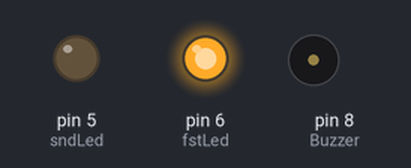
This sketch was run on a simulated Arduino Uno, built with avr-gcc and run on an emulated ATmega328P. Parts: output pins drawn as LEDs (lit = HIGH), buzzer (waves = sounding).

Above: at 0.1 s.
At 1.1 s:
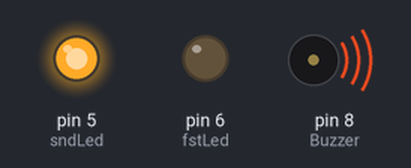
At 3.1 s:
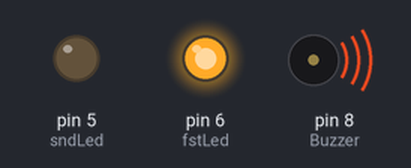
At 4.9 s:
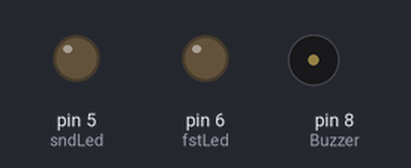
Timing chart, 0 to 6.4 s (numbered marks = the images above):
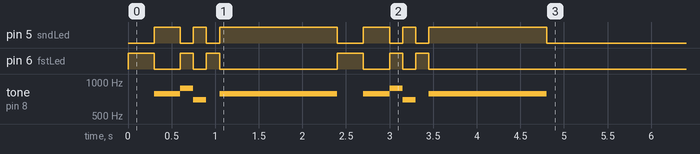

The sketch:

play.ino
```cpp
#include "song.h" //Put the name of your song file here

#define fstLed 6
#define sndLed 5

/* Your song should have the following informations:
 *  #include "notes.h"
 *  #define SIXTEENTH TIME_SIXTEENTH //The time of one sixteenth of your song
 *  int NumNotas  = 0; //The number of notes your song has
*/

void setup() {
  pinMode(8, OUTPUT);//Buzzer
  pinMode(fstLed, OUTPUT);//Led indicator when singing a note
  pinMode(sndLed, OUTPUT);//Led indicator when singing a note

  //If you want to repeat the song, just put the following lines into the loop function
  for(short int i = 0; i < NumNotas; i++) {
    play(i, 2);
  }
}

void loop() {
  //No need to repeat the song
}

void play(short int i, short int numberLedsUse) {
  int ledOn = fstLed;
  switch (numberLedsUse) {
    case 1:
      digitalWrite(ledOn, HIGH);
      buzzer(tune[i], duration[i]);
      digitalWrite(ledOn, LOW);
      break;
    case 2:
      ledOn = i % 2 == 0 ? fstLed : sndLed;
      digitalWrite(ledOn, HIGH);
      buzzer(tune[i], duration[i]);
      digitalWrite(ledOn, LOW);
      break;
    default:
      buzzer(tune[i], duration[i]);
  }
}

void buzzer(short int note, short int duration) {
  tone(8, note, duration);
  delay(duration);
  noTone(8);
}
```

notes.h
```cpp
#define WHOLE (SIXTEENTH*16)
#define HALF (SIXTEENTH*8)
#define QUARTER (SIXTEENTH*4)
#define EIGHTH (SIXTEENTH*2)

#define NO_NOTE 0
#define NOTE_B0  31
#define NOTE_C1  33
#define NOTE_CS1 35
#define NOTE_D1  37
#define NOTE_DS1 39
#define NOTE_E1  41
#define NOTE_F1  44
#define NOTE_FS1 46
#define NOTE_G1  49
#define NOTE_GS1 52
#define NOTE_A1  55
#define NOTE_AS1 58
#define NOTE_B1  62
#define NOTE_C2  65
#define NOTE_CS2 69
#define NOTE_D2  73
#define NOTE_DS2 78
#define NOTE_E2  82
#define NOTE_F2  87
#define NOTE_FS2 93
#define NOTE_G2  98
#define NOTE_GS2 104
#define NOTE_A2  110
#define NOTE_AS2 117
#define NOTE_B2  123
#define NOTE_C3  131
#define NOTE_CS3 139
#define NOTE_D3  147
#define NOTE_DS3 156
#define NOTE_E3  165
#define NOTE_F3  175
#define NOTE_FS3 185
#define NOTE_G3  196
#define NOTE_GS3 208
#define NOTE_A3  220
#define NOTE_AS3 233
#define NOTE_B3  247
#define NOTE_C4  262
#define NOTE_CS4 277
#define NOTE_D4  294
#define NOTE_DS4 311
#define NOTE_E4  330
#define NOTE_F4  349
#define NOTE_FS4 370
#define NOTE_G4  392
#define NOTE_GS4 415
#define NOTE_A4  440
#define NOTE_AS4 466
#define NOTE_B4  494
#define NOTE_C5  523
#define NOTE_CS5 554
#define NOTE_D5  587
#define NOTE_DS5 622
#define NOTE_E5  659
#define NOTE_F5  698
#define NOTE_FS5 740
#define NOTE_G5  784
#define NOTE_GS5 831
#define NOTE_A5  880
#define NOTE_AS5 932
#define NOTE_B5  988
#define NOTE_C6  1047
#define NOTE_CS6 1109
#define NOTE_D6  1175
#define NOTE_DS6 1245
#define NOTE_E6  1319
#define NOTE_F6  1397
#define NOTE_FS6 1480
#define NOTE_G6  1568
#define NOTE_GS6 1661
#define NOTE_A6  1760
#define NOTE_AS6 1865
#define NOTE_B6  1976
#define NOTE_C7  2093
#define NOTE_CS7 2217
#define NOTE_D7  2349
#define NOTE_DS7 2489
#define NOTE_E7  2637
#define NOTE_F7  2794
#define NOTE_FS7 2960
#define NOTE_G7  3136
#define NOTE_GS7 3322
#define NOTE_A7  3520
#define NOTE_AS7 3729
#define NOTE_B7  3951
#define NOTE_C8  4186
#define NOTE_CS8 4435
#define NOTE_D8  4699
#define NOTE_DS8 4978
```

song.h
```cpp
#include "notes.h"

#define SIXTEENTH 150 //Generally you can divide 15000 by the tempo of the song
#define NumNotas 12

short int tune[] = {
//Put the notes here
NO_NOTE, NOTE_G5, NOTE_A5, NOTE_F5, NO_NOTE, NOTE_G5, NO_NOTE, NOTE_G5, NOTE_A5, NOTE_F5, NO_NOTE, NOTE_G5
};

short int duration[] = {
//Put the duration of the note here
EIGHTH, EIGHTH, SIXTEENTH, SIXTEENTH, SIXTEENTH, SIXTEENTH+HALF, EIGHTH, EIGHTH, SIXTEENTH, SIXTEENTH, SIXTEENTH, SIXTEENTH+HALF
};
```
